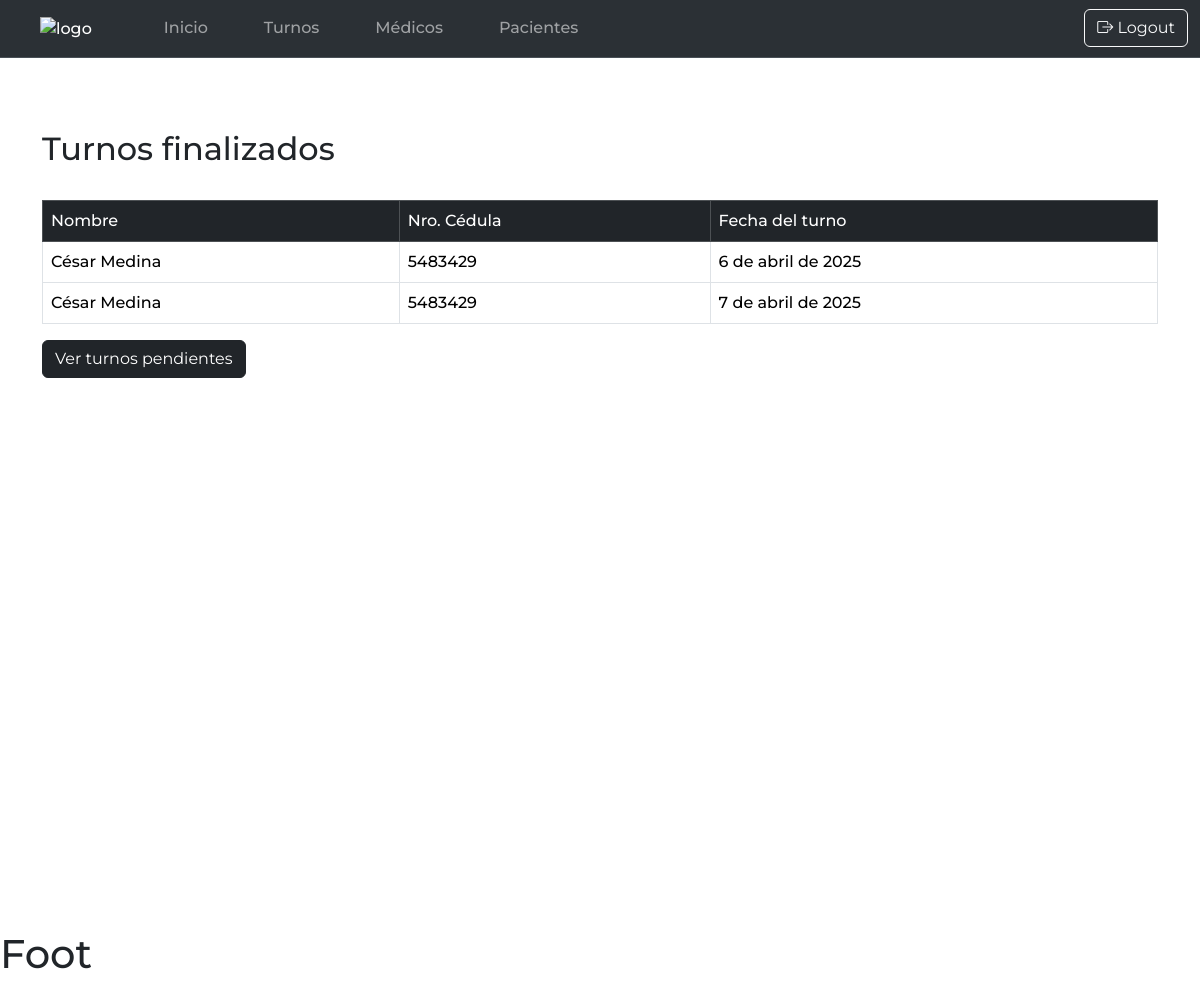
The page /turnos/turnosFinalizados/ (signed in) on the database its author committed.
### turnosApp/models.py (models this page shows, shortened)
class Turno(models.Model):
    paciente = models.ForeignKey(Paciente, on_delete=models.CASCADE)
    fecha_registro = models.DateTimeField(default=now, null=False)
    fecha_turno = models.DateField( null=False)
    status = models.IntegerField(null=False, default=0)
    medico = models.ForeignKey(Medico, on_delete=models.CASCADE)
    observaciones = models.TextField(null=True)

class Paciente(models.Model):
    nombre = models.CharField(max_length=100, null=False)
    ci = models.CharField(max_length=20, null=False)
    sexo = models.ForeignKey(Sexo, on_delete=models.CASCADE)
    conacto = models.CharField(max_length=100, null=False)
    tipo_contacto = models.BooleanField(default=False, null=False)
    ciudad = models.CharField(max_length=50, null=True)
    status = models.IntegerField(null=False, default=0)

### turnosApp/views.py (the view)
# urls.py: path('turnosFinalizados/', views.turnosFinalizadosView, name='turnosFinalizados'),
@login_required
def turnosFinalizadosView(request):
    medico_actual = request.user.id
    turnosList = Turno.objects.all().filter(status=1, medico_id = medico_actual).order_by('fecha_turno')
    return render(request, 'turnosFinalizados.html', {'turnos': turnosList})

### templates/turnosFinalizados.html (shortened to what this page needs)
{% extends 'base.html' %}
{% block Body %}
    <div class="container mt-5" id="container-list">
        <div class="d-flex justify-content-between">
            <h2>Turnos finalizados</h2>
        </div>
        <br>
        <table class="table table-bordered" >
            <thead class="table-dark">
                <tr>
                    <td>Nombre</td>
                    <td>Nro. Cédula</td>
                    <td>Fecha del turno</td>
                </tr>
            </thead>
            <tbody>
                {% for turno in turnos %}
                    <tr>
                        <td>{{ turno.paciente.nombre }}</td>
                        <td>{{ turno.paciente.ci }}</td>
                        <td>{{ turno.fecha_turno }}</td>
                    </tr>
                {% endfor %}
            </tbody>
        </table>
        <a class="btn btn-dark" href="{% url 'turnosList' %}">Ver turnos pendientes</a>
    </div>
{% endblock %}

### static/css/styles.css (style rules this page uses)
* { font-family: "Montserrat", sans-serif; font-optical-sizing: auto; font-weight: 500; font-style: normal; }
#container-list { height: 100vh; }

### rows shown on the page
Turno: paciente.nombre "César Medina", paciente.ci "5483429", fecha_turno "6 de abril de 2025"
Turno: paciente.nombre "César Medina", paciente.ci "5483429", fecha_turno "7 de abril de 2025"
